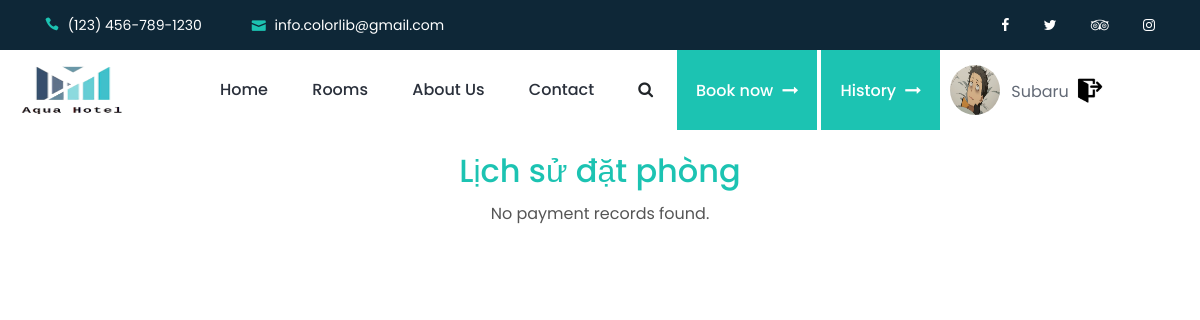
The app's page /history.php (signed in), older data.
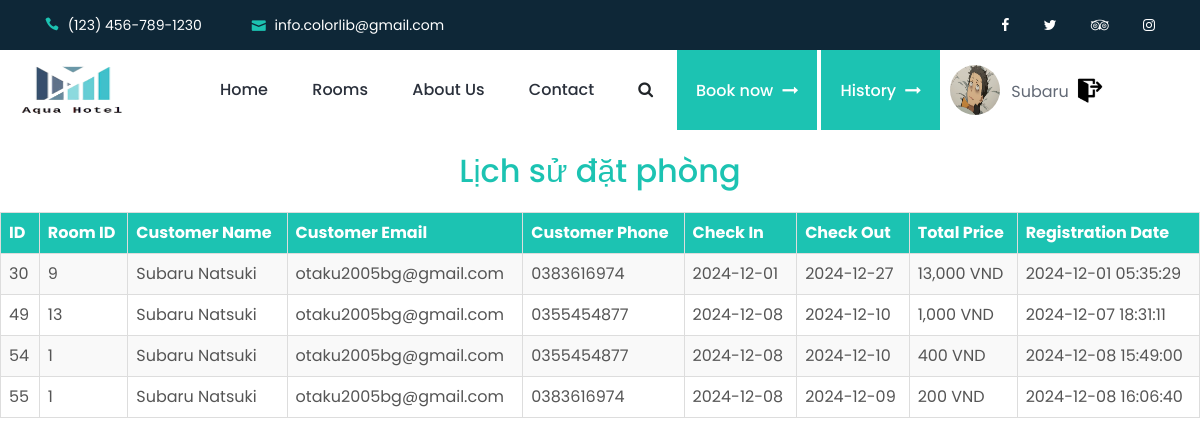
The same page, newer data.
### tables this page shows
CREATE TABLE `thanh_toan` (
  `id` int(10) UNSIGNED NOT NULL,
  `room_id` int(11) NOT NULL,
  `customer_name` varchar(255) NOT NULL,
  `customer_email` varchar(255) NOT NULL,
  `customer_phone` varchar(15) NOT NULL,
  `check_in` date NOT NULL,
  `check_out` date NOT NULL,
  `total_price` decimal(10,3) NOT NULL,
  `reg_date` timestamp NULL DEFAULT current_timestamp(),
  `customer_id` int(11) NOT NULL
);

### history.php (the view, shortened to what this page needs)
<!DOCTYPE html>
<html lang="en">
<head>
    <link rel="stylesheet" href="style.css">
</head>
<body>
    <?php
    include "header.php";
    ?>
    <h2 style="text-align:center; color: #1cc3b2;">Lịch sử đặt phòng</h2>
    <?php
    $conn = new mysqli("localhost", "root", "", "hotel");
    $stmt = $conn->prepare("SELECT * FROM thanh_toan WHERE customer_id = ?");
    $stmt->bind_param("i", $_SESSION['uid']);
    $stmt->execute();
    $result = $stmt->get_result();
    if ($result->num_rows > 0) {
        echo "<table>
        <tr>
            <th>ID</th>
            <th>Room ID</th>
            <th>Customer Name</th>
            <th>Customer Email</th>
            <th>Customer Phone</th>
            <th>Check In</th>
            <th>Check Out</th>
            <th>Total Price</th>
            <th>Registration Date</th>
        </tr>";
        while ($row = $result->fetch_assoc()) {
            echo "<tr>
                <td>" . htmlspecialchars($row['id']) . "</td>
                <td>" . htmlspecialchars($row['room_id']) . "</td>
                <td>" . htmlspecialchars($row['customer_name']) . "</td>
                <td>" . htmlspecialchars($row['customer_email']) . "</td>
                <td>" . htmlspecialchars($row['customer_phone']) . "</td>
                <td>" . htmlspecialchars($row['check_in']) . "</td>
                <td>" . htmlspecialchars($row['check_out']) . "</td>
                <td>" . number_format($row['total_price'], 0) . " VND</td>
                <td>" . htmlspecialchars($row['reg_date']) . "</td>
            </tr>";
        }
        echo "</table>";
    } else {
        echo "<p style='text-align: center; color: #555;'>No payment records found.</p>";
    }
    ?>
</body>
</html>

### header.php (shortened to what this page needs)
<!DOCTYPE html>
<html>
<head>
</head>
<body>
  <?php
      if(!isset($_SESSION['profile']))
          {
              $picname="pro.jpg";
          }
      else{
              $picname=$_SESSION['profile'].'.jpg';
          }
  ?>
  <header class="header-area">
      <div class="search-form d-flex align-items-center">
          <div class="container">
              <form action="index.php" method="get">
                  <button type="submit"><i class="icon_search"></i></button>
              </form>
          </div>
      </div>
      <div class="top-header-area">
          <div class="container">
              <div class="row">
                  <div class="col-6">
                      <div class="top-header-content">
                          <a href="#"><i class="icon_phone"></i> <span>(123) 456-789-1230</span></a>
                          <a href="#"><i class="icon_mail"></i> <span>info.colorlib@gmail.com</span></a>
                      </div>
                  </div>
                  <div class="col-6">
                      <div class="top-header-content">
                          <div class="top-social-area ml-auto">
                              <a href="#"><i class="fa fa-facebook" aria-hidden="true"></i></a>
                              <a href="https://twitter.com/AVadukul"><i class="fa fa-twitter" aria-hidden="true"></i></a>
                              <a href="#"><i class="fa fa-tripadvisor" aria-hidden="true"></i></a>
                              <a href="https://www.instagram.com/_anand_only_/"><i class="fa fa-instagram" aria-hidden="true"></i></a>
                          </div>
                      </div>
                  </div>
              </div>
          </div>
      </div>
      <div class="main-header-area">
          <div class="classy-nav-container breakpoint-off">
              <div class="container" style=" max-width: 1220px; padding: 0;">
                  <nav class="classy-navbar justify-content-between" id="robertoNav">
                      <a class="nav-brand" href="index.php">
                      <img src="./img/core-img/LogoAqua.png" style="height: 80px; width: 150px;" alt="">
                      </a>
                      <div class="classy-menu" style="width: 1000px;">
                          <div class="classynav">
                              <ul id="nav">
                                  <li class="active"><a href="./index.php">Home</a></li>
                                  <li><a href="./room.php">Rooms</a></li>
                                  <li><a href="./about.php">About Us</a></li>
                                  <li><a href="./contact.php">Contact</a></li>
                              </ul>
                              <div class="search-btn ml-4">
                                  <i class="fa fa-search" aria-hidden="true"></i>
                              </div>
                              <div class="book-now-btn ml-2 ml-lg-4">
                                  <a href="room.php">Book now <i class="fa fa-long-arrow-right" aria-hidden="true"></i></a>
                              </div>
                              <div class="book-now-btn ml-2 ml-lg-1 ">
                                  <a href="history.php">History <i class="fa fa-long-arrow-right" aria-hidden="true"></i></a>
                              </div>
                       <div style="display: flex; align-items: center; margin-left: 10px;">
                                  <img src="./upload/<?php echo htmlspecialchars($picname); ?>" style="width: 50px; height: 50px; border-radius: 50%; margin-right: 10px;">
                                  <?php if (isset($_SESSION['uname'])): ?>
                                      <p id="username"><?php echo htmlspecialchars($_SESSION['uname']); ?></p>
                                      <a href="logout.php" id="logout"><img src="logout1.jpg" style="height: 40px; width: 40px;" alt="Logout"></a>
                                  <?php endif; ?>
                          </div>
                      </div>
                  </nav>
              </div>
          </div>
      </div>
  </header>
</body>
</html>

### style.css (style rules this page uses)
* { margin: 0; padding: 0; }
body { font-family: "Poppins", sans-serif; font-weight: 400; font-size: 16px; position: relative; z-index: auto; }
h1, h2, h3, h4, h5, h6 { font-family: "Poppins", sans-serif; color: #2a303b; line-height: 1.3; font-weight: 500; }
a, a:active, a:focus, a:hover { color: #2a303b; text-decoration: none; -webkit-transition-duration: 500ms; -o-transition-duration: 500ms; transition-duration: 500ms; outline: none; font-weight: 500; }
li { list-style: none; }
p { line-height: 1.7; color: #636a76; font-size: 16px; font-weight: 400; }
img { max-width: 100%; height: auto; }
ul { margin: 0; padding: 0; }
ul li { margin: 0; padding: 0; }
.header-area { position: relative; z-index: 100; width: 100%; -webkit-transition-duration: 500ms; -o-transition-duration: 500ms; transition-duration: 500ms; background-color: #1cc3b2; }
.header-area .search-form { -webkit-transition-duration: 350ms; -o-transition-duration: 350ms; transition-duration: 350ms; transition-timing-function: ease-in; position: relative; z-index: 1; width: 100%; height: 0; background-color: #1cc3b2; }
.header-area .search-form form { position: relative; z-index: 1; }
.header-area .search-form form button { position: absolute; width: 60px; height: 60px; top: 0; right: 0; z-index: 10; border: none; background-color: transparent; cursor: pointer; font-size: 18px; color: #ffffff; text-align: right; }
.top-header-area { position: relative; z-index: 1; width: 100%; height: 50px; background-color: #0e2737; }
.top-header-area .top-header-content { display: -webkit-box; display: -ms-flexbox; display: flex; -webkit-box-align: center; -ms-flex-align: center; align-items: center; }
.top-header-area .top-header-content > a { color: #ffffff; font-size: 14px; font-weight: 400; line-height: 50px; display: inline-block; margin-right: 50px; }
.top-header-area .top-header-content > a:last-child { margin-right: 0; }
.top-header-area .top-header-content > a i { padding-right: 5px; color: #1cc3b2; }
.top-header-area .top-header-content .top-social-area a { display: inline-block; margin-right: 30px; color: #ffffff; line-height: 50px; font-size: 14px; }
.top-header-area .top-header-content .top-social-area a:last-child { margin-right: 0; }
.classy-nav-container { background-color: transparent; padding: 0; }
.classy-nav-container .classy-navbar { -webkit-transition-duration: 500ms; -o-transition-duration: 500ms; transition-duration: 500ms; height: 80px; padding: 0; }
.classy-nav-container .classy-navbar .classynav ul li a { font-size: 16px; text-transform: capitalize; color: #2a303b; font-weight: 500; padding: 0 20px; }
.classynav ul li.active a { position: relative; z-index: 1; }
.classynav ul li.active a::before { width: 80%; height: 2px; background-color: #ffffff; position: absolute; bottom: 0; left: 10%; z-index: 1; content: ''; }
.main-header-area { position: relative; z-index: 1; background-color: #ffffff; }
.main-header-area .book-now-btn a { padding: 1px 19px; background-color: #1cc3b2; height: 80px; line-height: 80px; text-align: center; color: #ffffff; font-size: 16px; }
.main-header-area .book-now-btn a i { padding-left: 5px; }
.main-header-area .search-btn { cursor: pointer; -webkit-transition-duration: 500ms; -o-transition-duration: 500ms; transition-duration: 500ms; }

### css/default-assets/classy-nav.css (style rules this page uses)
.classy-nav-container { position: relative; z-index: 1; background-color: #ffffff; }
.classy-nav-container * { box-sizing: border-box; }
.classy-nav-container a { -webkit-transition-duration: 500ms; transition-duration: 500ms; text-decoration: none; outline: none; font-size: 14px; color: #232323; display: inline-block; }
.justify-content-between { -webkit-box-pack: justify; -ms-flex-pack: justify; justify-content: space-between; }
.classy-navbar { width: 100%; height: 80px; display: -webkit-box; display: -ms-flexbox; display: flex; -webkit-box-align: center; -ms-flex-align: center; -ms-grid-row-align: center; align-items: center; }
.classy-navbar .nav-brand { font-size: 26px; font-weight: 500; color: #232323; display: inline-block; margin-right: 30px; }
.classynav ul li { display: inline-block; clear: both; position: inherit; z-index: 10; }
.classynav ul li a { padding: 0 15px; display: block; height: 40px; font-size: 14px; line-height: 39px; }
.breakpoint-off .classynav { display: -webkit-box; display: -ms-flexbox; display: flex; -webkit-box-align: center; -ms-flex-align: center; -ms-grid-row-align: center; align-items: center; }

### header.php (style rules this page uses)
#username { margin-top: 20px; padding: 1px; }

Row changes from the older to the newer data that the page shows:
added thanh_toan: id "30", room "9", customer_name "Subaru Natsuki", customer_email "otaku2005bg@gmail.com", customer_phone "0383616974", check_in "2024-12-01", check_out "2024-12-27", total_price "13,000", reg_date "2024-12-01 05:35:29"
added thanh_toan: id "49", room "13", customer_name "Subaru Natsuki", customer_email "otaku2005bg@gmail.com", customer_phone "0355454877", check_in "2024-12-08", check_out "2024-12-10", total_price "1,000", reg_date "2024-12-07 18:31:11"
added thanh_toan: id "54", room "1", customer_name "Subaru Natsuki", customer_email "otaku2005bg@gmail.com", customer_phone "0355454877", check_in "2024-12-08", check_out "2024-12-10", total_price "400", reg_date "2024-12-08 15:49:00"
added thanh_toan: id "55", room "1", customer_name "Subaru Natsuki", customer_email "otaku2005bg@gmail.com", customer_phone "0383616974", check_in "2024-12-08", check_out "2024-12-09", total_price "200", reg_date "2024-12-08 16:06:40"
Text that changed along with them:
text no longer shown: "No payment records found."
text now shown: "ID Room ID Customer Name Customer Email Customer Phone Check In Check Out Total Price Registration Date"
